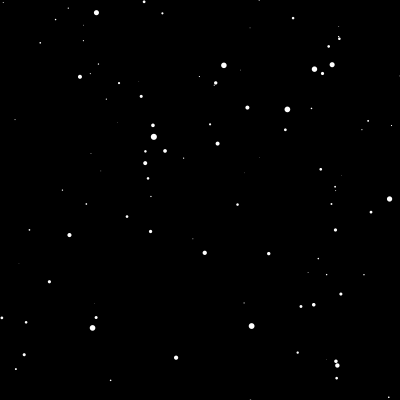
Frame 1 (no input)
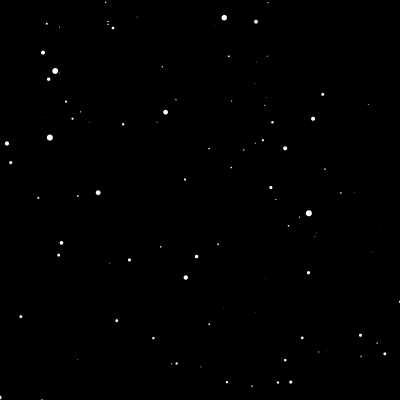
Frame 60 (the mouse pressed at the canvas centre just before this capture)
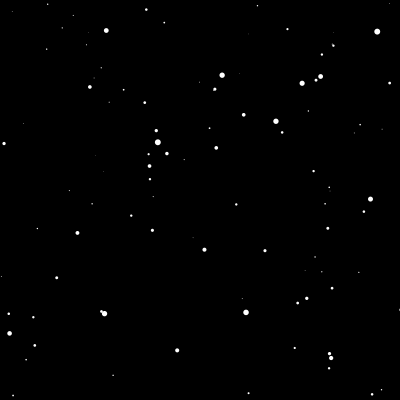
Frame 120 (the mouse held since frame 60 and released just before this capture)

The Processing sketch that drew these frames (run headless with seeded random() and noise(); from frame 60 on, the mouse is pressed at the canvas centre):

// Processing sketch: StarField
// ── StarField.pde
int stars_count = 1000;
Star[] stars = new Star[stars_count];

void setup(){
  size(400, 400);
  for(int i = 0; i < stars_count; i++){
    stars[i] = new Star();
  }
}

void draw(){
  background(0);
  translate(width / 2, height / 2);
  for(int i = 0; i < stars_count; i++){
    stars[i].update();
    stars[i].show();
  }
}

// ── Star.pde
class Star {
  float x, y, z;
  Star() {
    x = random(-width, width);
    y = random(-height, height);
    z = random(width);
  }
  
  void show(){
    fill(255);
    noStroke();
    float star_size = map(z, 0, width, 8, 0.5);
    
    float delta_x = map(x / z, 0, 1, 0, width);
    float delta_y = map(y / z, 0, 1, 0, width);
    ellipse(delta_x, delta_y, star_size, star_size);
  }
  
  void update(){
    z -= 10;
    if(z < 1)
      z = width;
  }
}
